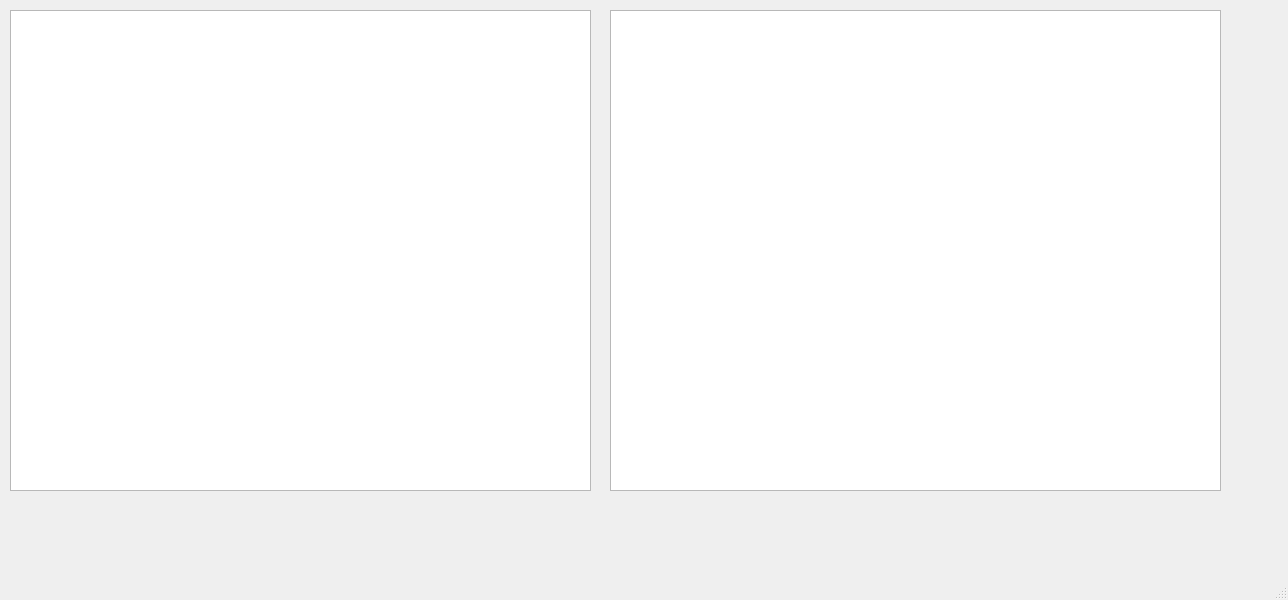
<?xml version="1.0" encoding="UTF-8"?>
<ui version="4.0">
 <class>MainWindow</class>
 <widget class="QMainWindow" name="MainWindow">
  <property name="geometry">
   <rect>
    <x>0</x>
    <y>0</y>
    <width>1288</width>
    <height>600</height>
   </rect>
  </property>
  <property name="windowTitle">
   <string>MainWindow</string>
  </property>
  <widget class="QWidget" name="centralwidget">
   <widget class="QTreeView" name="treeView">
    <property name="geometry">
     <rect>
      <x>10</x>
      <y>10</y>
      <width>581</width>
      <height>481</height>
     </rect>
    </property>
   </widget>
   <widget class="QTableView" name="tableView">
    <property name="geometry">
     <rect>
      <x>610</x>
      <y>10</y>
      <width>611</width>
      <height>481</height>
     </rect>
    </property>
   </widget>
  </widget>
  <widget class="QMenuBar" name="menubar">
   <property name="geometry">
    <rect>
     <x>0</x>
     <y>0</y>
     <width>1288</width>
     <height>26</height>
    </rect>
   </property>
  </widget>
  <widget class="QStatusBar" name="statusbar"/>
 </widget>
 <resources/>
 <connections/>
</ui>
